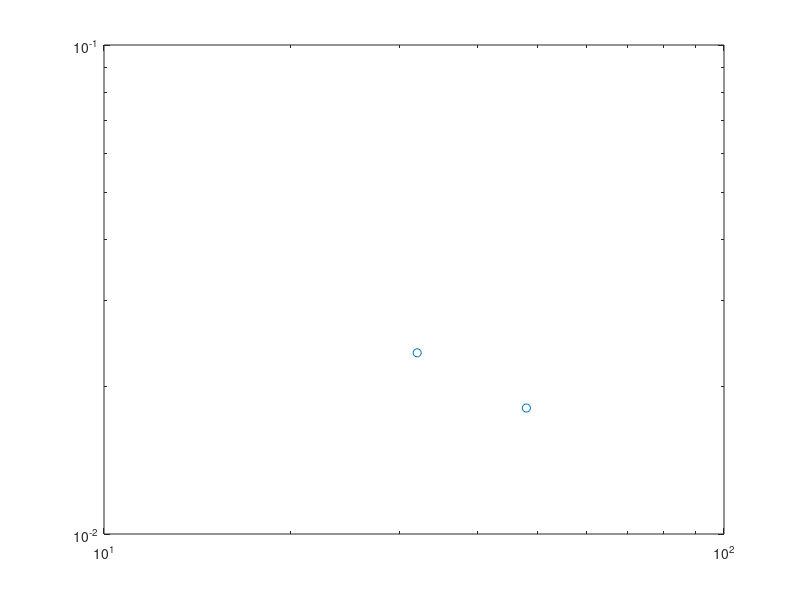

This chart was generated by the following MATLAB code: (Note: this script raises an error after producing the figure.)
Lx = [32, 48];
A_cdw = [0.02347, 0.018099];
loglog(Lx, A_cdw,'o');hold on;

p = fit(log(Lx'),log(A_cdw'),'poly1');
fprintf('Kc=%.5f\n',-p.p1*2);
x = fit_x(1):0.5:fit_x(end);
fl=loglog(Lx,exp(p.p2)*Lx.^p.p1,'-.');
T=text(8,4.5e-3,['$K_{c}=',num2str(-p.p1*2),'$']);
set(T,'Interpreter','latex');set(T,'Fontsize',24);



set(gca,'fontsize',24);
set(gca,'linewidth',1.5);
set(get(gca,'Children'),'linewidth',2); % Set line width 1.5 pounds
xlabel('$L_x$','Interpreter','latex');
ylabel('$A_{cdw}$','Interpreter','latex');
set(get(gca,'XLabel'),'FontSize',24); 
set(get(gca,'YLabel'),'FontSize',24); 
